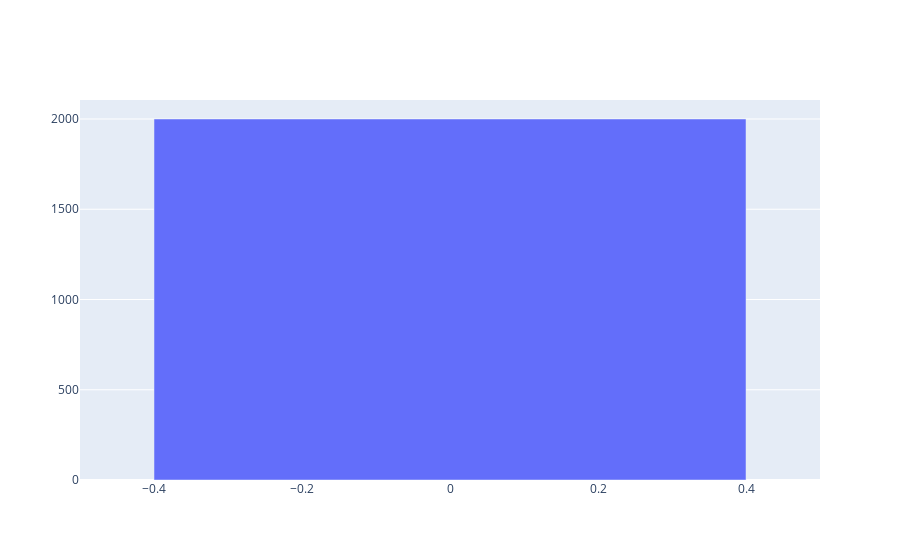

Notebook code cell kept with this figure:
### Code cell
fig = go.Figure(
    data=go.Bar(y=district_example.price)
)
fig.show()

### Figure 1 — Plotly figure (JSON) as saved in the notebook; plotly's stock layout.template omitted (floating-point values rounded to 4 significant figures)
{"data": [{"type": "bar", "y": [2000]}], "layout": {}}
